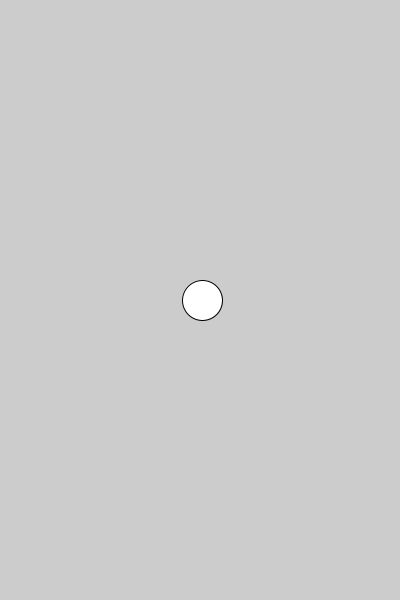
Frame 1 (no input)
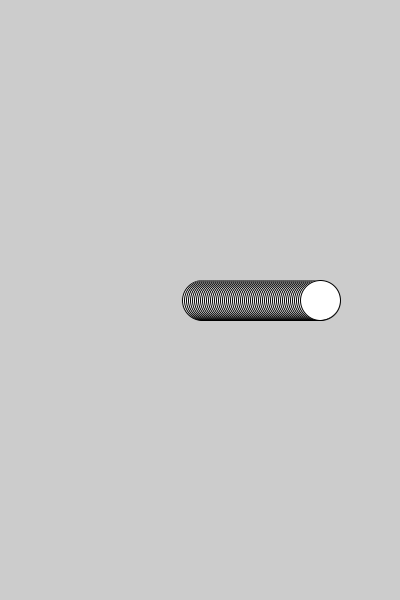
Frame 60 (the mouse pressed at the canvas centre just before this capture)
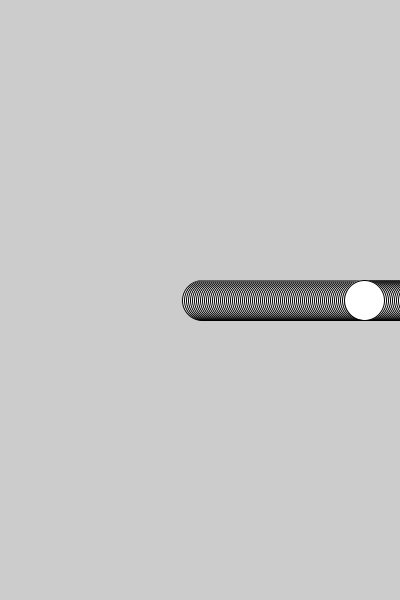
Frame 120 (the mouse held since frame 60 and released just before this capture)

The Processing sketch that drew these frames (run headless with seeded random() and noise(); from frame 60 on, the mouse is pressed at the canvas centre):

// Processing sketch: pelotaSaltarina_1
// ── pelotaSaltarina_1.pde
float posX;
float posY;
int dir;
float vel;

void setup() {
  size(400, 600);
  posX = width/2;
  posY = 0;
  dir = 1;
  vel = 2;
}

void draw() {
  if (posX>width) {
    dir *= -1;
  } 

  if (posX<0) {
    dir *= -1;
  }

  posX += vel * dir;
  //posY ++;

  ellipse(posX, 300, 40, 40);
  println(posX);
}
